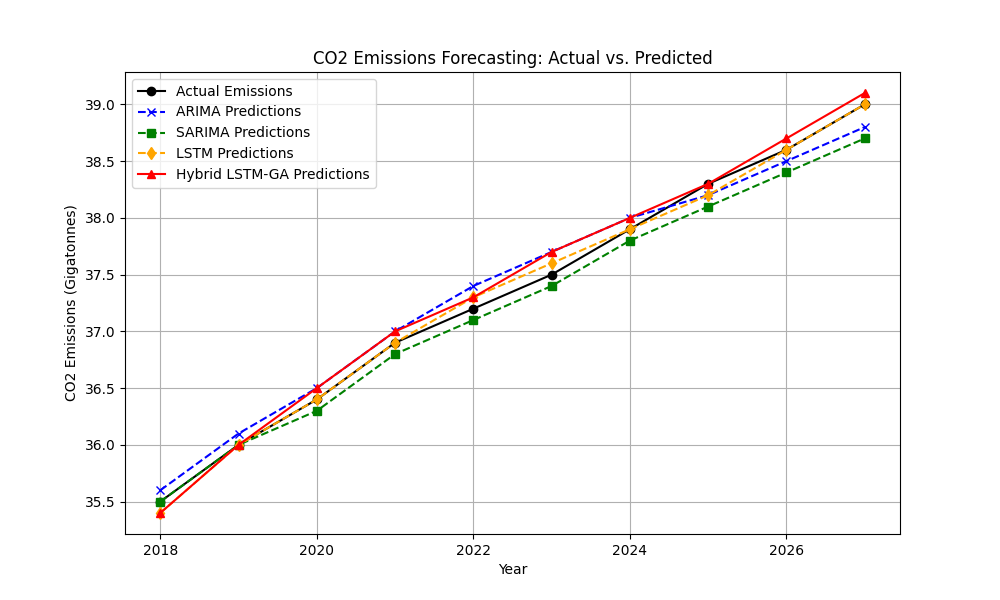

Recreate this plot in Python.
import numpy as np
import matplotlib.pyplot as plt

# Sample data: Actual vs. Predicted CO2 emissions for different models
years = np.arange(2018, 2028)

# Actual CO2 emissions (in gigatonnes) - hypothetical data for illustration
actual_emissions = np.array(
    [35.5, 36.0, 36.4, 36.9, 37.2, 37.5, 37.9, 38.3, 38.6, 39.0])

# Predicted emissions by different models
arima_pred = np.array([35.6, 36.1, 36.5, 37.0, 37.4,
                      37.7, 38.0, 38.2, 38.5, 38.8])
sarima_pred = np.array([35.5, 36.0, 36.3, 36.8, 37.1,
                       37.4, 37.8, 38.1, 38.4, 38.7])
lstm_pred = np.array([35.4, 36.0, 36.4, 36.9, 37.3,
                     37.6, 37.9, 38.2, 38.6, 39.0])
hybrid_lstm_ga_pred = np.array(
    [35.4, 36.0, 36.5, 37.0, 37.3, 37.7, 38.0, 38.3, 38.7, 39.1])

# Check lengths
print("Length of years:", len(years))
print("Length of actual_emissions:", len(actual_emissions))
print("Length of arima_pred:", len(arima_pred))
print("Length of sarima_pred:", len(sarima_pred))
print("Length of lstm_pred:", len(lstm_pred))
print("Length of hybrid_lstm_ga_pred:", len(hybrid_lstm_ga_pred))

# Plotting the results
plt.figure(figsize=(10, 6))
plt.plot(years, actual_emissions, label="Actual Emissions",
         marker='o', linestyle='-', color='black')
plt.plot(years, arima_pred, label="ARIMA Predictions",
         marker='x', linestyle='--', color='blue')
plt.plot(years, sarima_pred, label="SARIMA Predictions",
         marker='s', linestyle='--', color='green')
plt.plot(years, lstm_pred, label="LSTM Predictions",
         marker='d', linestyle='--', color='orange')
plt.plot(years, hybrid_lstm_ga_pred, label="Hybrid LSTM-GA Predictions",
         marker='^', linestyle='-', color='red')

# Adding titles and labels
plt.title("CO2 Emissions Forecasting: Actual vs. Predicted")
plt.xlabel("Year")
plt.ylabel("CO2 Emissions (Gigatonnes)")
plt.legend()
plt.grid(True)

# Show plot
plt.show()
